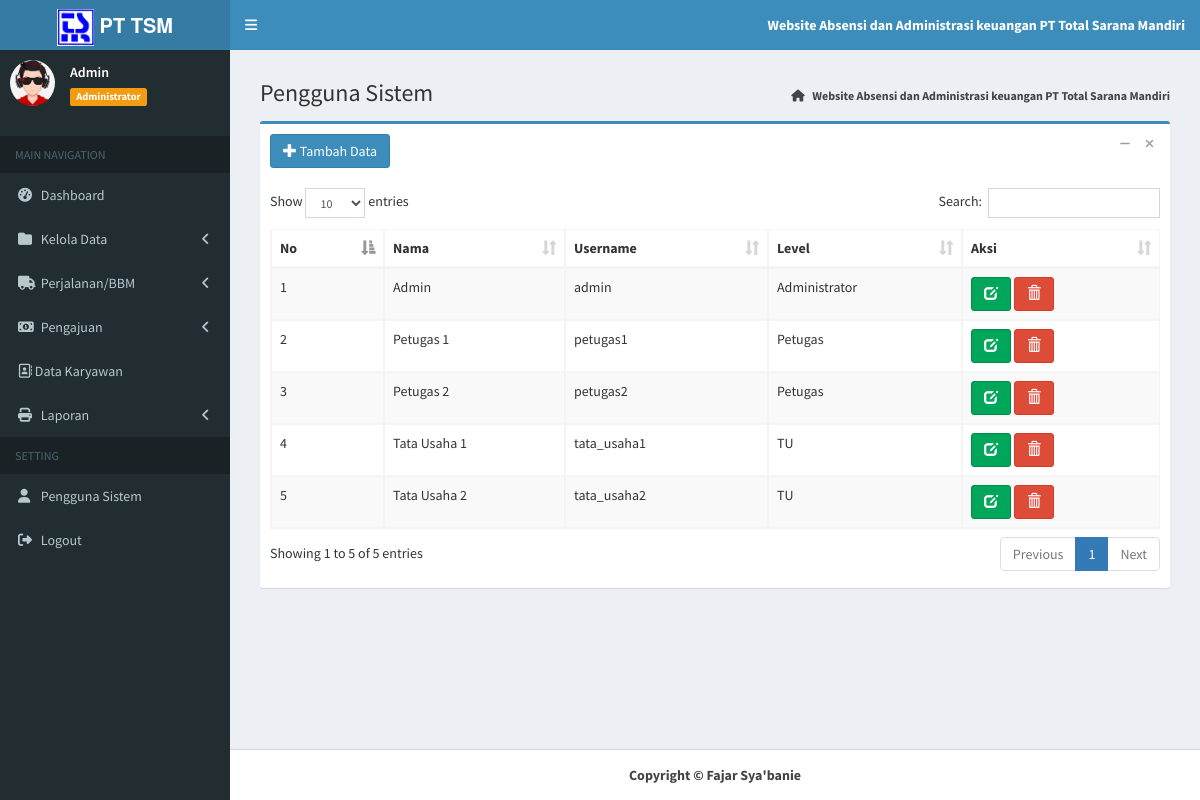
/index.php?page=MyApp/data_pengguna (signed in), run on the app's committed database.
### tables this page shows
CREATE TABLE `tb_pengguna` (
  `id_pengguna` int(11) NOT NULL,
  `nama_pengguna` varchar(50) NOT NULL,
  `username` varchar(20) NOT NULL,
  `password` varchar(255) NOT NULL,
  `level` enum('Administrator','Petugas','TU') NOT NULL
);

### admin/pengguna/data_pengguna.php (the view, shortened to what this page needs)
<section class="content-header">
	<h1>
		Pengguna Sistem
	</h1>
	<ol class="breadcrumb">
		<li>
			<a href="index.php">
				<i class="fa fa-home"></i>
				<b>Website Absensi dan Administrasi keuangan PT Total Sarana Mandiri </b>
			</a>
		</li>
	</ol>
</section>
<section class="content">
	<div class="box box-primary">
		<div class="box-header">
			<a href="?page=MyApp/add_pengguna" class="btn btn-primary">
				<i class="glyphicon glyphicon-plus"></i> Tambah Data</a>
			<div class="box-tools pull-right">
				<button type="button" class="btn btn-box-tool" data-widget="collapse">
					<i class="fa fa-minus"></i>
				</button>
				<button type="button" class="btn btn-box-tool" data-widget="remove">
					<i class="fa fa-remove"></i>
				</button>
			</div>
		</div>
		<div class="box-body">
			<div class="table-responsive">
				<table id="example1" class="table table-bordered table-striped">
					<thead>
						<tr>
							<th>No</th>
							<th>Nama</th>
							<th>Username</th>
							<th>Level</th>
							<th>Aksi</th>
						</tr>
					</thead>
					<tbody>
						<?php
                  $no = 1;
                  $sql = $koneksi->query("select * from tb_pengguna");
                  while ($data= $sql->fetch_assoc()) {
                ?>
						<tr>
							<td>
								<?php echo $no++; ?>
							</td>
							<td>
								<?php echo $data['nama_pengguna']; ?>
							</td>
							<td>
								<?php echo $data['username']; ?>
							</td>
							<td>
								<?php echo $data['level']; ?>
							</td>
							<td>
								<a href="?page=MyApp/edit_pengguna&kode=<?php echo $data['id_pengguna']; ?>"
								 title="Ubah" class="btn btn-success">
									<i class="glyphicon glyphicon-edit"></i>
								</a>
								<a href="?page=MyApp/del_pengguna&kode=<?php echo $data['id_pengguna']; ?>"
								 onclick="return confirm('Apakah anda yakin hapus data ini ?')" title="Hapus" class="btn btn-danger">
									<i class="glyphicon glyphicon-trash"></i>
							</td>
						</tr>
						<?php
                  }
                ?>
					</tbody>
				</table>
			</div>
		</div>
	</div>
</section>

### index.php (shortened to what this page needs)
<?php
if (isset($_SESSION["ses_username"]) == "") {
	header("location: login.php");
} else {
	$data_nama = $_SESSION["ses_nama"];
	$data_level = $_SESSION["ses_level"];
}
include "inc/koneksi.php";
?>
<!DOCTYPE html>
<html>
<head>
	<link rel="stylesheet" href="bootstrap/css/bootstrap.min.css">
	<link rel="stylesheet" href="https://cdnjs.cloudflare.com/ajax/libs/font-awesome/4.5.0/css/font-awesome.min.css">
	<link rel="stylesheet" href="https://cdnjs.cloudflare.com/ajax/libs/ionicons/2.0.1/css/ionicons.min.css">
	<link rel="stylesheet" href="plugins/datatables/dataTables.bootstrap.css">
	<link rel="stylesheet" href="plugins/select2/select2.min.css">
	<link rel="stylesheet" href="dist/css/AdminLTE.min.css">
	<link rel="stylesheet" href="dist/css/skins/_all-skins.min.css">
</head>
<body class="hold-transition skin-blue sidebar-mini">
	<div class="wrapper">
		<header class="main-header">
			<a href="index.php" class="logo">
				<span class="logo-lg">
					<img src="dist/img/logo.jpg" width="37px">
					<b>PT TSM</b>
				</span>
			</a>
			<nav class="navbar navbar-static-top">
				<a href="#" class="sidebar-toggle" data-toggle="offcanvas" role="button">
				</a>
				<div class="navbar-custom-menu">
					<ul class="nav navbar-nav">
						<li class="dropdown messages-menu">
							<a class="dropdown-toggle">
								<span>
									<b>
										Website Absensi dan Administrasi keuangan PT Total Sarana Mandiri
									</b>
								</span>
							</a>
						</li>
					</ul>
				</div>
			</nav>
		</header>
		<aside class="main-sidebar">
			<section class="sidebar">
				</<b>
				<div class="user-panel">
					<div class="pull-left image">
						<img src="dist/img/avatar.jpg" class="img-circle" alt="User Image">
					</div>
					<div class="pull-left info">
						<p>
							<?php echo $data_nama; ?>
						</p>
						<span class="label label-warning">
							<?php echo $data_level; ?>
						</span>
					</div>
				</div>
				<ul class="sidebar-menu">
					<li class="header">MAIN NAVIGATION</li>
					<?php
					if ($data_level == "Administrator") {
					?>
						<li class="treeview">
							<a href="?page=admin">
								<i class="fa fa-dashboard"></i>
								<span>Dashboard</span>
							</a>
						</li>
						<li class="treeview">
							<a href="#">
								<i class="fa fa-folder"></i>
								<span>Kelola Data</span>
								<span class="pull-right-container">
									<i class="fa fa-angle-left pull-right"></i>
								</span>
							</a>
						</li>
						<li class="treeview">
							<a href="#">
								<i class="fa fa-truck"></i>
								<span>Perjalanan/BBM</span>
								<span class="pull-right-container">
									<i class="fa fa-angle-left pull-right"></i>
								</span>
							</a>
						</li>
						<li class="treeview">
							<a href="#">
								<i class="fa fa-money"></i>
								<span>Pengajuan</span>
								<span class="pull-right-container">
									<i class="fa fa-angle-left pull-right"></i>
								</span>
							</a>
						</li>
						<li class="treeview">
							<a href="?page=MyApp/data_karyawan">
								<i class="far fa-address-book"></i>
								<span>Data Karyawan</span>
							</a>
						</li>
						<li class="treeview">
							<a href="#">
								<i class="fa fa-print"></i>
								<span>Laporan</span>
								<span class="pull-right-container">
									<i class="fa fa-angle-left pull-right"></i>
								</span>
							</a>
						</li>
						<li class="header">SETTING</li>
						<li class="treeview">
							<a href="?page=MyApp/data_pengguna">
								<i class="fa fa-user"></i>
								<span>Pengguna Sistem</span>
							</a>
						</li>
					<?php
					}
					?>
					<li>
						<a href="logout.php" onclick="return confirm('Anda yakin keluar dari aplikasi ?')">
							<i class="fa fa-sign-out"></i>
							<span>Logout</span>
						</a>
					</li>
			</section>
		</aside>
		<div class="content-wrapper">
			<section class="content">
				<?php
				if (isset($_GET['page'])) {
					$hal = $_GET['page'];
					switch ($hal) {
						case 'MyApp/data_pengguna':
							include "admin/pengguna/data_pengguna.php";
							break;
					}
				} else {
					if ($data_level == "Administrator") {
						include "home/admin.php";
					} elseif ($data_level == "karyawan") {
						include "home/karyawan.php";
					}
				}
				?>
			</section>
		</div>
		<footer class="main-footer">
			<center><strong>Copyright &copy; Fajar Sya'banie
		</footer>
</body>
</html>

### data on the page
tb_pengguna: nama_pengguna "Admin", username "admin", level "Administrator"
tb_pengguna: nama_pengguna "Petugas 1", username "petugas1", level "Petugas"
tb_pengguna: nama_pengguna "Petugas 2", username "petugas2", level "Petugas"
tb_pengguna: nama_pengguna "Tata Usaha 1", username "tata_usaha1", level "TU"
tb_pengguna: nama_pengguna "Tata Usaha 2", username "tata_usaha2", level "TU"

### other printed values
$data_nama "Admin"
$data_level "Administrator"
